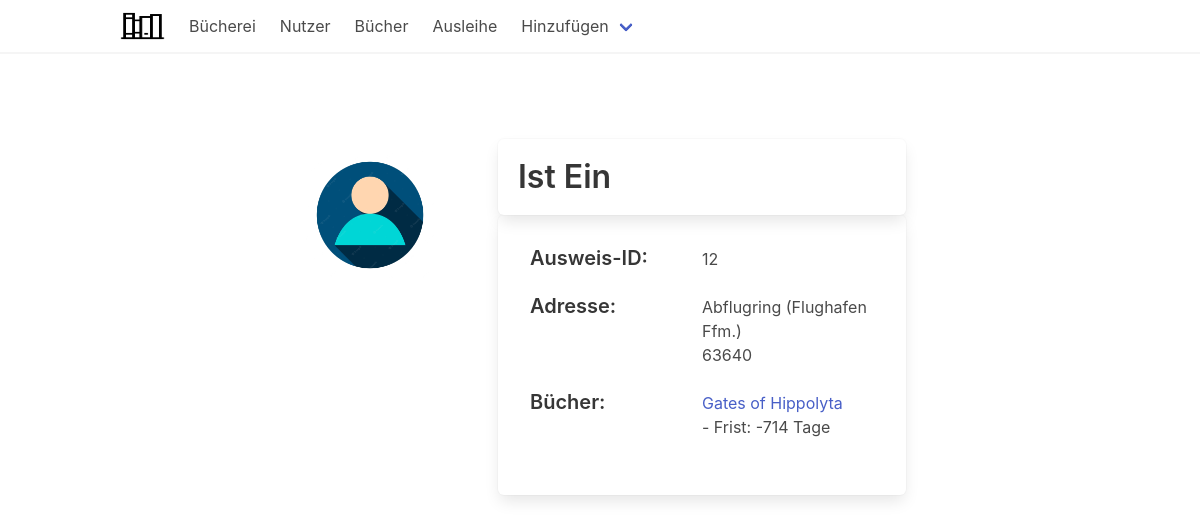
The page /nutzer/12/ on the database as committed earlier.
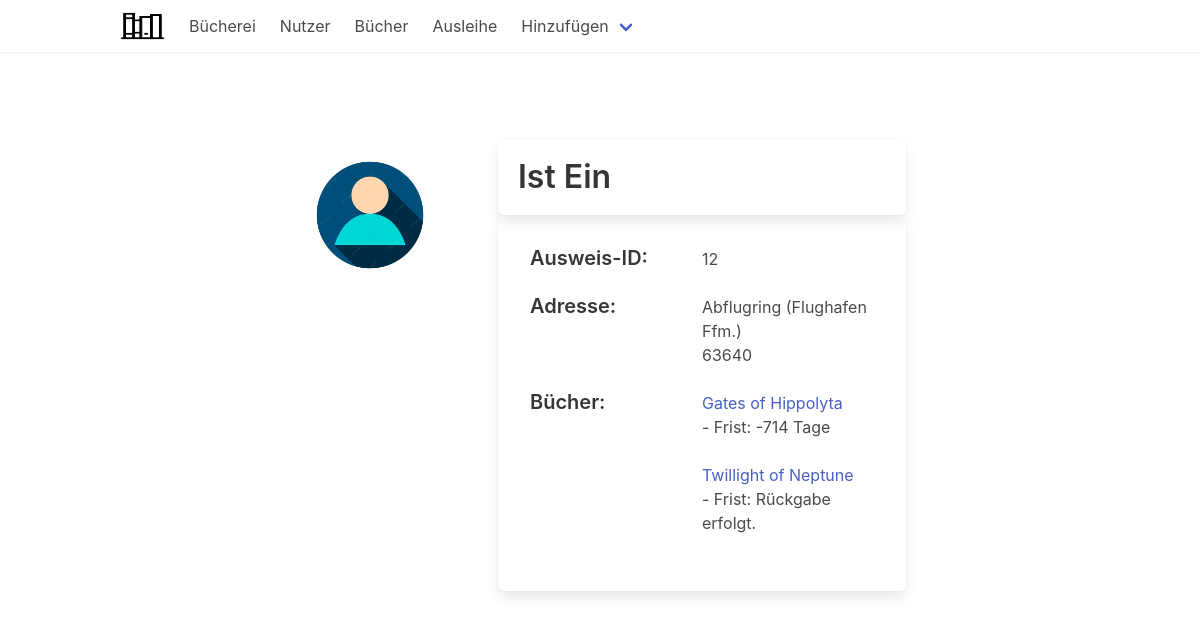
The same page on the database as committed later.
### buecherei/models.py (models this page shows, shortened)
class Ausleihe(models.Model):
    buchID = models.ForeignKey(Buch,on_delete=models.CASCADE)
    bibliotheksbenutzerID = models.ForeignKey(Bibliotheksbenutzer, on_delete=models.CASCADE)
    frist = models.IntegerField(default="30", verbose_name="Penis", null=True)
    verbleibend = models.IntegerField(null=True)
    ausleihdatum = models.DateField(auto_now_add=True)
    rueckgabedatum = models.DateField(null=True, blank=True)
    class Meta:
        verbose_name_plural = "Ausleihe"

class Buch(models.Model):
    isbn = models.IntegerField()
    verlag = models.ForeignKey(Verlag, on_delete=models.CASCADE, related_name="verlag")
    titel = models.CharField(max_length=64)
    genre = models.CharField(max_length=64)
    jahr = models.IntegerField()
    autor = models.ManyToManyField(Autor)
    ausgeliehen = models.BooleanField(default=False)
    def __str__(self):
        return f"{self.titel}"
    class Meta:
        verbose_name_plural = "Bücher"

### buecherei/views.py (the view)
# urls.py: path('nutzer/<int:id>/', views.nutzer_detail, name='nutzer_detail'),
def nutzer_detail(request, id):
    nutzer = Bibliotheksbenutzer.objects.get(id=id)
    ansicht = "nutzer"
    buch = Ausleihe.objects.filter(bibliotheksbenutzerID=nutzer)
    frist = []
    for x in buch:
        if x.rueckgabedatum == None:
            remaining = (x.ausleihdatum - date.today()).days + x.frist
            frist.append(f"{remaining} Tage")
        else:
            frist.append("Rückgabe erfolgt.")
    buecher = zip(buch, frist)
    return render(request, 'detail_view.html', {
        "nutzer": nutzer,
        'ansicht': ansicht,
        'buecher': buecher,
    })

### templates/detail_view.html (shortened to what the changed rows need)
{% extends "base.html" %}
{% block content %}
    <br>
    <br>
    <br>
<div class="columns is-centered">
            {% load static %}
    <div class="column is-4">
    {% if ansicht == "buch" %}
        <article class="tile is-ancestor">
            <article class="tile box">
                <h1 class="title">{{ buch.titel }}</h1>
            </article>
        </article>
        <div class="tile is-ancestor box is-vertical">
            <div class="tile is-parent">
                <div class="tile is-child">
                    <h3 class="title is-5">ISBN:</h3>
                </div>
                <div class="tile is-child">
                    <h4>{{ buch.isbn }}</h4>
                </div>
            </div>
            <div class="tile is-parent">
                <div class="tile is-child">
                    <h3 class="title is-5">Autor:</h3>
                </div>
                <div class="tile is-child">
                    <a href="{% url "autor_detail" autor.id %}"><h4>{{ autor.vorname }} {{ autor.nachname }}</h4></a>
                </div>
            </div>
            <div class="tile is-parent">
                <div class="tile is-child">
                    <h3 class="title is-5">Jahr:</h3>
                </div>
                <div class="tile is-child">
                    <h4>{{ buch.jahr }}</h4>
                </div>
            </div>
            <div class="tile is-parent">
                <div class="tile is-child">
                    <h3 class="title is-5">Genre:</h3>
                </div>
                <div class="tile is-child">
                    <h4>{{ buch.genre }}</h4>
                </div>
            </div>
            <div class="tile is-parent">
                <div class="tile is-child">
                    <h3 class="title is-5">Verlag:</h3>
                </div>
                <div class="tile is-child">
                    <a href="{% url 'verlag' buch.verlag_id %}">{{ buch.verlag }}</a>
                </div>
            </div>
            <div class="tile is-parent">
                <div class="tile is-child">
                    <h3 class="title is-5">Zusammenfassung:</h3>
                </div>
            </div>
            <div class="tile is-parent">
                <article class="tile is-child">
                    <p>
                        Lorem ipsum dolor sit amet, consectetur adipiscing elit.
                        Curabitur laoreet vehicula turpis, sodales elementum tortor rutrum vitae.
                        Proin faucibus venenatis turpis ut euismod.
                        Class aptent taciti sociosqu ad litora torquent per conubia nostra, per inceptos himenaeos.
                        Etiam id dolor vitae velit maximus pretium. Cras semper odio sed dui convallis,
                        non pellentesque felis blandit. Maecenas viverra mollis nibh. Aenean quis rutrum risus.
                        Nulla rhoncus neque ligula. Suspendisse at enim odio. Nunc non molestie mi, et viverra ex.
                        Pellentesque sit amet ullamcorper libero. Etiam eget eros vestibulum nisl iaculis
                        tincidunt. Nam dictum aliquam mauris, vel posuere orci condimentum sit amet. Vivamus
                        ac viverra erat.
                    </p>
                </article>
            </div>
        </div>
    {% elif ansicht == "nutzer" %}
        <div class="tile is-ancestor">
            <article class="tile box">
                <h1 class="title">{{ nutzer.name }} {{ nutzer.nachname }}</h1>
            </article>
        </div>
        <div class="tile is-ancestor box is-vertical">
            <div class="tile is-parent">
                <div class="tile is-child">
                    {% for buch, frist in buecher %}
                        <a href="{% url "buch_detail" buch.buchID.id %}"><h4>{{ buch.buchID }}</h4></a>
                        <h4> - Frist: {{ frist }}</h4>
                        <br>
                    {% endfor %}
                </div>
            </div>
        </div>
    </div>
</div>
        {% endif %}
{% endblock %}

Rows that differ between the two databases and show on the page:
added Ausleihe: buchID "Twillight of Neptune", frist "Rückgabe erfolgt."
